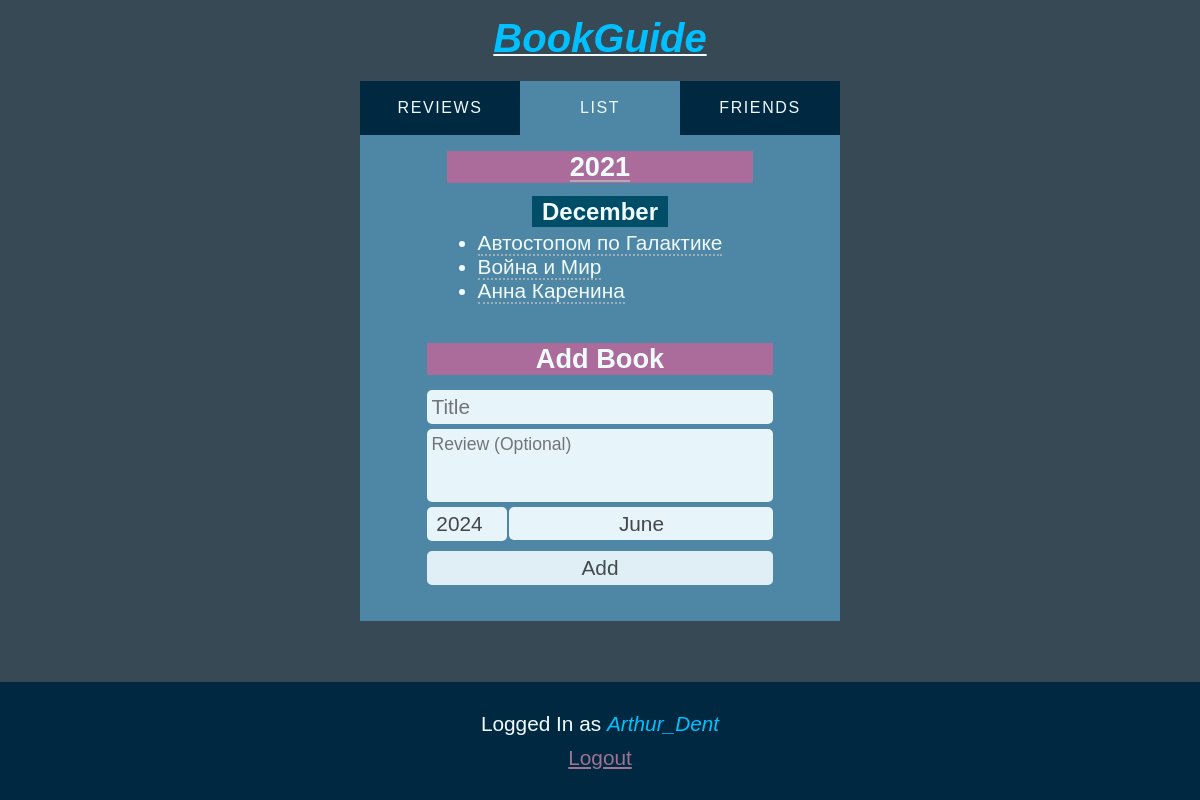
Screenshot of / (signed in) with the database file from the repository.
### list/models.py (models this page shows, shortened)
class BookDate(models.Model):
    book = models.ForeignKey(Book, on_delete=models.CASCADE)
    date = models.DateField(default=datetime.date.today)
    notes = models.TextField(null=True, blank=True)
    user = models.ForeignKey(settings.AUTH_USER_MODEL, on_delete=models.CASCADE)
    class Meta:
        ordering = ['date']

class Book(models.Model):
    title = models.CharField(max_length=100)

### list/views.py (the view)
# urls.py: 2. Add a URL to urlpatterns:  path('', views.home, name='home')
@login_required
@never_cache
def home(request):
    if request.method == 'POST':
        create_bookdate(request.POST, request.user)
        return redirect(request.GET.get('next', '/') + "#new")
    else:
        form = BookDateForm()
    context = {
        'list': get_list(request.user),
        'form': form,
        'all_books': [book.title for book in Book.objects.all()],
        'current_tab': 'list',
        'cannot_view': False,
    }
    return render(request, 'list.html', context)

### list/forms.py
class BookDateForm(forms.ModelForm):
    title = forms.CharField(max_length=100)
    month = forms.IntegerField()
    year = forms.IntegerField()
    class Meta:
        model = BookDate
        fields = ('notes',)

### list/templatetags/list_extras.py (called while the page is built)
@register.simple_tag
def range_inclusive(start, end):
    return map(str,range(int(start), int(end)+1))

@register.simple_tag
def month_name(index):
    index = str(index)
    if index == "1":
        return _("January")
    elif index == "2":
        return _("February")
    elif index == "3":
        return _("March")
    elif index == "4":
        return _("April")
    elif index == "5":
        return _("May")
    elif index == "6":
        return _("June")
    elif index == "7":
        return _("July")
    elif index == "8":
        return _("August")
    elif index == "9":
        return _("September")
    elif index == "10":
        return _("October")
    elif index == "11":
        return _("November")
    elif index == "12":
        return _("December")

### list/views.py (called while the page is built)
def get_list(user):
    bookdate_list = BookDate.objects.filter(user=user)
    dates = bookdate_list.dates('date', 'month')
    dct = OrderedDict()
    for date in dates:
        if not date.year in dct:
            dct[date.year] = OrderedDict()
        dct[date.year][date.month] = bookdate_list.filter(date=date)
    return dct

### list/templates/list.html (shortened to what this page needs)
{% extends "base_list.html" %}
{% load list_extras %}
{% load i18n %}
{% block main %}
<main>
    {% for year, monthlist in list.items %}
        <article>
            <h2><label for="hide-months-{{year}}"><span>{{year}}</span></label></h2>
            {% for month, booklist in monthlist.items %}
            <section>
                <h3><span>{% month_name month %}</span></h3>
                <ul>
                    {% for book in booklist %}
                    <li>
                        <label for="{{book.pk}}-cb">{{ book.book.title }}</label>
                    </li>
                    {% endfor %}
                </ul>
            </section>
            {% endfor %}
        </article>
    {% empty %}
    <h1>{% trans 'The list is currently empty' %}</h1>
    {% endfor %}
    {% if not another_owner %}
        <article id="new">
            <h2>{% trans 'Add Book' %}</h2>
            <form action="." method="post">
                <input placeholder="{% trans 'Title' %}" name="title" list="allbooks" required>
                <textarea rows="3" placeholder="{% trans 'Review (Optional)' %}" name="notes"></textarea>
                <div>
                    <input type="number" max="{% now 'Y'%}" min="2000" name="year" value="{% now 'Y'%}">
                    <select name="month">
                        {% now 'n' as curr_month %}
                        {% range_inclusive '1' '12' as months %}
                        {% for i in months %}
                        <option value="{{i}}"  {% if curr_month == i %} selected {% endif %}>
                            {% month_name i %}
                        {% endfor %}
                    </select>
                </div>
                <button type="submit">{% trans 'Add' %}</button>
            </form>
        </article>
    {% endif %}
</main>
{% endblock %}

### list/templates/base_list.html (shortened to what this page needs)
{% extends "base_generic.html" %}
{% load list_extras %}
{% load i18n %}
{% block head %}
    {% load static %}
    <link rel="stylesheet" href="{% static 'list.css' %}" type="text/css">
    {% load static %}
    <link rel="stylesheet" href="{% static 'colors.css' %}" type="text/css">
{% endblock %}
{% block content %}
    <header>
        {% if another_owner.username %}
            <h1><em>{{ another_owner.username }}'s</em> <a href="{% url 'home' %}"><em>BookGuide</em></a></h1>
            {% if another_owner.username == request.user.username %}
                <span class="big-tag you">{% trans 'You' %}</span>
            {% elif another_owner.profile in request.user.profile.friends.all %}
                <span class="big-tag friend" >{% trans 'Friend' %}</span>
            {% elif another_owner in invites_from_me %}
                <span class="big-tag invite-sent">{% trans 'Invite Sent' %}</span>
            {% else %}
            <a class="big-tag send-invite" href="{% url 'send_invite' another_owner.username %}?next={{request.get_full_path}}">{% trans 'Send Invite' %}</a>
            {% endif %}
        {% else %}
            <h1><a href="{% url 'home' %}" ><em>BookGuide</em></a></h1>
        {% endif %}
    </header>
    <nav>
        <a {% if current_tab == 'reviews' %}selected{%endif%} href="{% url 'allbooks' %}">{% trans 'Reviews' %}</a>
        <a {% if current_tab == 'list' %}selected{%endif%} href="{% url 'home' %}">{% trans 'List' %}</a>
        <a {% if current_tab == 'friends' %}selected{%endif%} href="{% url 'friends' %}">{% trans 'Friends' %}</a>
    </nav>
    {% block main %}
    {% endblock %}
    <footer>
        {% if user.username %}
            <p>{% trans 'Logged In as' %} <em>{{ user.username }}</em></p>
            <a href="{% url 'logout' %}">{% trans 'Logout' %}</a>
        {% else %}
            <p>{% trans 'Not Logged In' %}</p>
            <em><a href="{% url 'login' %}">{% trans 'Login' %}</a></em>
        {% endif %}
    </footer>
{% endblock %}

### list/static/forms.css (style rules this page uses)
input, textarea, button, select, option { opacity: 0.95; padding: 5px; border-radius: 5px; background-color: var(--text-light) !important; color: var(--text-dark) !important; border: none; outline: none; }
textarea { font-size: 1.1rem; }
select { appearance: none; -webkit-appearance: none; -moz-appearance: none; height: 100%; text-align: center; }
button { margin-top: 5px; cursor: pointer; opacity: 0.9; }

### list/static/list.css (style rules this page uses)
html { font-size: 100%; }
* { font-size: 1.3rem; font-family: sans-serif; word-break: break-word; }
h1 { font-size: 1.5rem; }
nav { width: min(30rem, 100%); margin: 0 auto; display: flex; justify-content: center; align-items: center; text-align: center; background-color: var(--nav); }
nav>a { font-size: 1rem; flex: 1 1 0px; padding: 2ch 0 ; text-transform: uppercase; letter-spacing: 0.1rem; text-decoration: none; }
nav>a[selected] { background-color: var(--main); }
header>h1 em, header>h1 em * { font-size: 2.5rem; }
h2, h2 span { font-size: 1.7rem; }
article { min-width: min(20ch, 100%); }
h3 { margin-bottom: 1rem; }
#new { margin-top: 20px; }
h3>span { font-size: 1.5rem; padding: 2px 10px; }
#new { min-width: min(30ch,100%); }
html { overflow-x: hidden; }
body { display: flex; flex-direction: column; min-height: 100vh; min-width: 100vw; margin: 0; }
header { display: flex; align-items: center; flex-direction: column; padding-bottom: 10px; width: 100%; }
main { width: min(30rem, 100%); margin: 0 auto; display: flex; align-items: center; flex-direction: column; padding: 1rem 1ch; box-sizing: border-box; }
h1,h2,h3 { text-align: center; }
h2 { margin: 0 0 15px 0; }
h3 { margin: 15px 0 5px 0; }
ul { margin: 0 0 20px 0; padding: 0; }
h1 { margin-bottom: 10px; }
form { display: flex; gap: 5px; flex-direction: column; }
form button { width: 100%; }
textarea { resize: none; }
input,textarea { width: 100%; box-sizing: border-box; }
article:last-child { padding-bottom: 20px; }
section { margin-bottom: 5px; }
li>label { user-select: none; }
li>label { width: 100%; }
li { margin: 0 31px; }
form>div { display: flex; }
form>div input[name="year"] { width: 7ch; margin: 0 2px 0 0 ; text-align: center; }
form>div select { width: 100%; text-align-last: center; text-align: center; height: 100%; }
form textarea { width: 100%; }
footer { margin-top: auto; margin-bottom: 0; width: 100%; padding-bottom: 30px; text-align: center; }
footer p { margin: 0 0 10px 0; padding-top: 30px; }
html { overscroll-behavior: none; }
body { background-color: var(--dark); }
header { background-color: var(--dark); }
main { background-color: var(--main); }
* { color: var(--text-light); }
h3>span { background-color: var(--header-secondary) }
h2 { background-color: var(--header-main); }
em, em * { color: var(--highlight); }
footer { background-color: var(--main-darker); }
footer a { color: var(--link-secondary); }
li>label { cursor: pointer; border-bottom: 2px dotted var(--highlight-in-text); }
article>h2>label>span { cursor: pointer; box-shadow: inset 0px -2px 0px 0px var(--highlight-in-header); }

### list/static/colors.css (style rules this page uses)
html { --dark: #364954; --nav: #002840; --main: #4D87A5; --text-light: #F0FBFF; --text-dark: #444; --header-main: #AB6B9B; --header-secondary: #004D68; --highlight: #00C0FF; --danger: #C46367; --green: #2ECC71; --main-darker: #002840; --highlight-in-text: #9AAEBB; --highlight-in-header: #B8A6B3; --link-secondary: #9D7392; }

### rows the page displays
BookDate: book "Автостопом по Галактике"
BookDate: book "Война и Мир"
BookDate: book "Анна Каренина"

### other values shown
{{ year }} "2021"
{{ user.username }} "Arthur_Dent"
